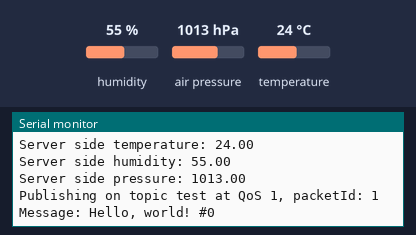
Recording of a sketch running on a simulated ESP32. Parts: the last lines printed to the serial monitor. The inputs (shaded band) are chosen by the test bench; at power-on: humidity 55 %, air pressure 1013 hPa, temperature 24 °C. WiFi joins after 1.5 s; servers stay silent unless stated; no MQTT or app messages arrive unless stated.

Above: at 5.8 s.
5.9 s: humidity set to 22 %
9.6 s: air pressure set to 952 hPa
At 10.5 s:
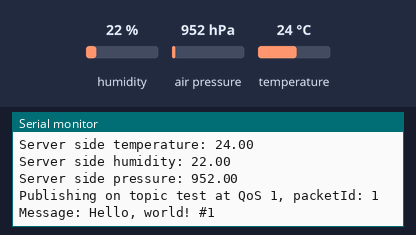
13.3 s: temperature set to 12 °C
At 15.5 s:
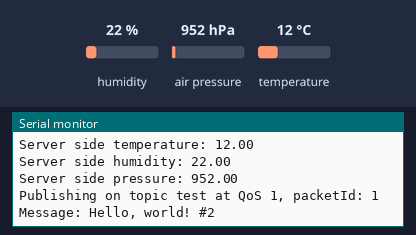
Timing chart, 0 to 17.0 s (numbered marks = the images above; inputs shaded):
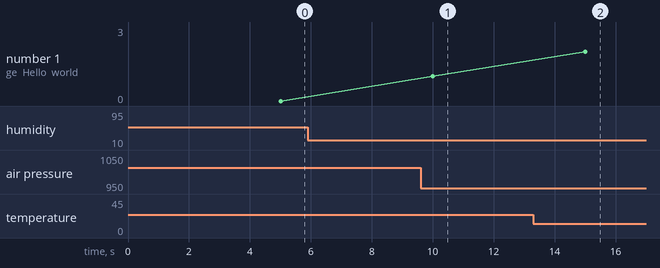

The sketch:

mqtt_client_v1.ino
```cpp
// (licence header left out)
#include <WiFi.h>
extern "C" {
  #include "freertos/FreeRTOS.h" //including h files from the ESP32 library
  #include "freertos/timers.h"   //
}
#include <AsyncMqttClient.h>

#include <Wire.h> //i2c library
#include <Adafruit_Sensor.h> //general use sensor files
#include <Adafruit_BME280.h> //bme280 pressure, temperature and pressure library

Adafruit_BME280 bme; // I2C mode for BME280


#define WIFI_SSID "baleinha voadora" //local WIFI SSID
#define WIFI_PASSWORD "123456789" //local WIFI PASSWORD

// Digital Ocean MQTT Mosquitto Broker
#define MQTT_HOST IPAddress(104, 248, 192, 136) //MQTT IP
// For a cloud MQTT broker, type the domain name
//#define MQTT_HOST "example.com"
#define MQTT_PORT 1883 // using the default port 1883

#define MQTT_USERNAME "vneves"
#define MQTT_PASSWORD "oratoroeuarolha"

// Test MQTT Topic
#define MQTT_PUB_TEST "test"
//BME280 Topics
#define TEMP "temperature"
#define HUMI "humidity"
#define PRES "pressure"

AsyncMqttClient mqttClient; //Declaring the AsyncMqttClient as mqttclient
TimerHandle_t mqttReconnectTimer; //Timer handles for the mqtt and wifi reconnection
TimerHandle_t wifiReconnectTimer;

unsigned long previousMillis = 0;   // Stores last time information was published
const long interval = 5000;         // Interval at which to publish information

int i = 0; //declration of a counter for the number of published packets

// subfunctions
//function to connecto to the wifi network
void connectToWifi() {
  Serial.println("Connecting to Wi-Fi...");
  WiFi.begin(WIFI_SSID, WIFI_PASSWORD);
}
//function to connect to the MQTT server
void connectToMqtt() {
  Serial.println("Connecting to MQTT...");
  mqttClient.connect();
}
//function to flag WiFi encoded events from 0 to 25 (check text)
void WiFiEvent(WiFiEvent_t event) {
  Serial.printf("[WiFi-event] event: %d\n", event);
  switch(event) { //switch...case control structure
    case SYSTEM_EVENT_STA_GOT_IP: //this is event 7
      Serial.println("WiFi connected");
      Serial.println("IP address: ");
      Serial.println(WiFi.localIP());
      connectToMqtt();
      break;
    case SYSTEM_EVENT_STA_DISCONNECTED: //this is event 5
      Serial.println("WiFi lost connection");
      xTimerStop(mqttReconnectTimer, 0); // ensure we don't reconnect to MQTT while reconnecting to Wi-Fi
      xTimerStart(wifiReconnectTimer, 0);
      break;
  }
}

void onMqttConnect(bool sessionPresent) {
  Serial.println("Connected to MQTT.");
  Serial.print("Session present: ");
  Serial.println(sessionPresent);
}

void onMqttDisconnect(AsyncMqttClientDisconnectReason reason) {
  Serial.println("Disconnected from MQTT.");
  if (WiFi.isConnected()) {
    xTimerStart(mqttReconnectTimer, 0);
  }
}

/*void onMqttSubscribe(uint16_t packetId, uint8_t qos) {
  Serial.println("Subscribe acknowledged.");
  Serial.print("  packetId: ");
  Serial.println(packetId);
  Serial.print("  qos: ");
  Serial.println(qos);
}
void onMqttUnsubscribe(uint16_t packetId) {
  Serial.println("Unsubscribe acknowledged.");
  Serial.print("  packetId: ");
  Serial.println(packetId);
}*/

void onMqttPublish(uint16_t packetId) {
  Serial.print("Publish acknowledged.");
  Serial.print("  packetId: ");
  Serial.println(packetId);
}

String readTemp() { //function to read the temperature from the BME280 sensor
  return String(bme.readTemperature()); // return the temperature in ºC as a string
  //return String(1.8 * bme.readTemperature() + 32); //OPTIONAL: use this to convert ºC into farenheit degrees
}

String readHumi() { //function to read the relative humidity from the BME280 sensor
  return String(bme.readHumidity()); //return the relative humidity from the BME280 sensor as a string
}

String readPres() { //function to read the pressure from the BME280 sensor
  return String(bme.readPressure() / 100.0F); // Pressure in Pa converted to hPa - note that the 100.0F is to make sure the number is a float
}

void setup() {
  Serial.begin(115200);
  Serial.println();

  Wire.setPins(14,27); //setting the proper pins for i2c on the client board

  mqttReconnectTimer = xTimerCreate("mqttTimer", pdMS_TO_TICKS(2000), pdFALSE, (void*)0, reinterpret_cast<TimerCallbackFunction_t>(connectToMqtt)); //xtimercreate is a function from the freeRTOS library
  wifiReconnectTimer = xTimerCreate("wifiTimer", pdMS_TO_TICKS(2000), pdFALSE, (void*)0, reinterpret_cast<TimerCallbackFunction_t>(connectToWifi)); //check the main text

  WiFi.onEvent(WiFiEvent); //if there is a Wi-fi event the program automatically calls the function WifiEvent. This has global reach.

  mqttClient.onConnect(onMqttConnect); //the function onMqttConnect is called if there is an MQTT connection
  mqttClient.onDisconnect(onMqttDisconnect); //the function onMqttDisconnect is called if there is an MQTT disconnecton
  /*mqttClient.onSubscribe(onMqttSubscribe); //these two lines are only used if the ESP32 is going to subscribe as well as to publish
  mqttClient.onUnsubscribe(onMqttUnsubscribe);*/
  mqttClient.onPublish(onMqttPublish);
  mqttClient.setServer(MQTT_HOST, MQTT_PORT); //MTTT server configuration
  // If your broker requires authentication (username and password), set them below
  mqttClient.setCredentials(MQTT_USERNAME, MQTT_PASSWORD);
  connectToWifi(); //The wifi connection is established (or not)


  bool status;

  // default settings
  // (you can also pass in a Wire library object like &Wire2)
  status = bme.begin(0x76);  //if BME does not work check its address with program check_i2c_address - starts the
  if (!status) {
    Serial.println("Could not find a valid BME280 sensor, check wiring!");
    while (1); //creates an infinite loop, effectively STOPPING the program (but continues to waste energy...)
  }
}

void loop() {
  unsigned long currentMillis = millis();
  // Every X number of seconds (interval = 5 seconds)
  // it publishes a new MQTT message
  if (currentMillis - previousMillis >= interval) {

    Serial.print("Server side temperature: ");
    Serial.println(bme.readTemperature());
    Serial.print("Server side humidity: ");
    Serial.println(bme.readHumidity());
    Serial.print("Server side pressure: ");
    Serial.println(bme.readPressure()/100); //convert from Pa to hPa

    // Save the last time a new reading was published
    previousMillis = currentMillis;

    String testString = "Hello, world! #" + String(i);
    String temp = String(bme.readTemperature());
    String humi = String(bme.readHumidity());
    String pres = String(bme.readPressure());
    // Publish an MQTT message on topic test
    uint16_t packetIdPub1 = mqttClient.publish(MQTT_PUB_TEST, 1, true, String(testString).c_str());
    uint16_t packetIdPub2 = mqttClient.publish(TEMP, 1, true, temp.c_str());
    uint16_t packetIdPub3 = mqttClient.publish(HUMI, 1, true, humi.c_str());
    uint16_t packetIdPub4 = mqttClient.publish(PRES, 1, true, pres.c_str());
    Serial.printf("Publishing on topic %s at QoS 1, packetId: %i", MQTT_PUB_TEST, packetIdPub1);
    Serial.print(" Message: ");
    Serial.println(testString);
    i++;
  }
}
```

Measured:
- after the input at 9.6 s, the serial monitor: prints a new line after 0.40 s (image 1)
- after the input at 13.3 s, the serial monitor: prints a new line after 1.7 s (image 2)
